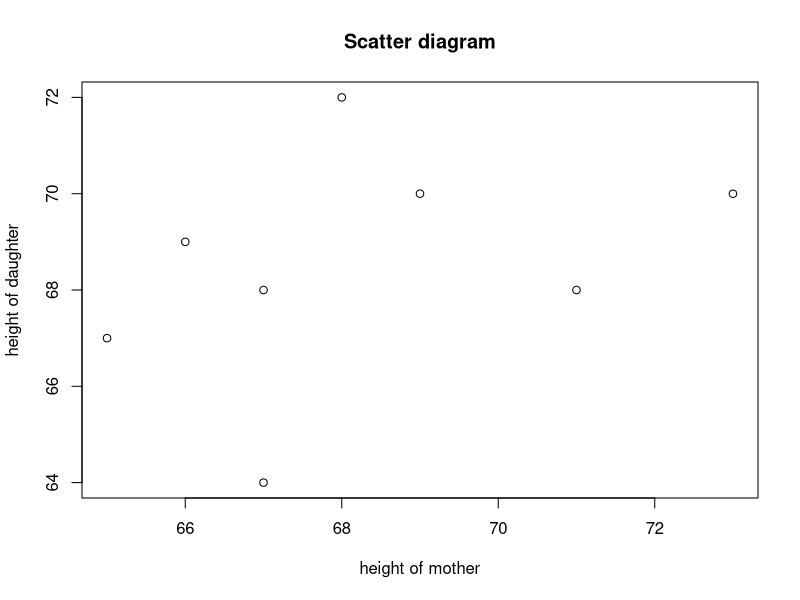

The R source for this figure:
x <- c(65, 66, 67, 67, 68, 69, 71, 73)
y <- c(67, 69, 64, 68, 72, 70, 68, 70)
plot(x, y, xlab="height of mother", ylab="height of daughter", main="Scatter diagram")
c <- cor(x, y)
cat("Correlation coefficient = ", c, "\n")